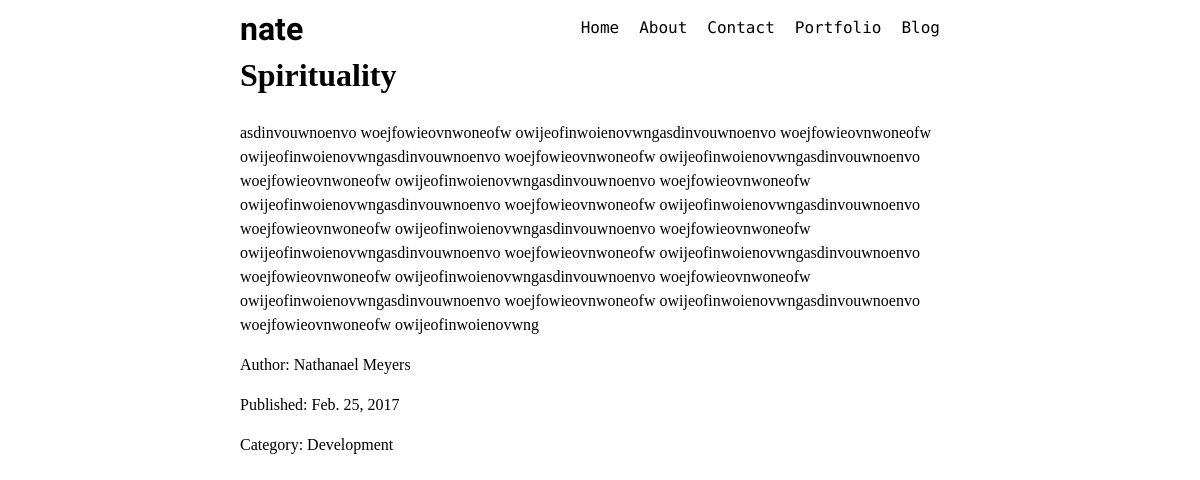
/blog/spirituality, run on the app's committed database.
### home/models.py (models this page shows, shortened)
class Post(models.Model):
	title = models.CharField(max_length=50, unique=True)
	author = models.CharField(max_length=50)
	content = models.TextField()
	published = models.DateTimeField()
	slug = models.SlugField(max_length=100, unique=True, blank=True)
	category = models.ForeignKey('home.Category')

class Category(models.Model):
	title = models.CharField(max_length=100, unique=True)
	slug = models.SlugField(max_length=100, unique=True, blank=True)
	def __str__(self):
		return self.title

### home/views.py (the view)
# urls.py: url(r'^blog/(?P<slug>[a-zA-Z0-9._-]+$)', views.BlogDetailView)
def BlogDetailView(request, slug):
	post = Post.objects.get(slug = slug)
	context = { 'post': post }
	return render(request, "home/blogdetail.html", context)

### home/templates/home/blogdetail.html
{% extends 'home/base.html' %}
{% block content %}
<div class="container">
<h1>{{ post.title }}</h1>
<p>{{ post.content }}</p>
<p>Author: {{ post.author }}</p>
<p>Published: {{ post.published|date }}</p>
<p>Category: {{ post.category }} </p>
</div>
{% endblock %}

### home/static/css/home.css (style rules this page uses)
* { box-sizing: border-box; padding: 0; }
html { box-sizing: border-box; }
*, *:before, *:after { box-sizing: inherit; }
body { line-height: 1.5; background-color: white; color: black; margin: 0; }
.container { padding-left: 20%; width: 80%; }
@media (min-width: 768px) { .container { width: 750px; } }
@media (min-width: 992px) { .container { width: 970px; } }
@media (min-width: 1200px) { .container { width: 80%; } }

### data on the page
Post: title "Spirituality", content "asdinvouwnoenvo woejfowieovnwoneofw owijeofinwoienovwngasdinvouwnoenvo woejfowieovnwoneofw owijeofinwoienovwngasdinvouwnoenvo woejfowieovnwoneofw owijeofinwoienovwngasdinvouwnoenvo woejfowieovnwoneofw owijeofinwoienovwngasdinvouwnoenvo woejfowieovnwoneofw owijeofinwoienovwngasdinvouwnoenvo woejfowieovnwoneofw owijeofinwoienovwngasdinvouwnoenvo woejfowieovnwoneofw owijeofinwoienovwngasdinvouwnoenvo woejfowieovnwoneofw owijeofinwoienovwngasdinvouwnoenvo woejfowieovnwoneofw owijeofinwoienovwngasdinvouwnoenvo woejfowieovnwoneofw owijeofinwoienovwngasdinvouwnoenvo woejfowieovnwoneofw owijeofinwoienovwngasdinvouwnoenvo woejfowieovnwoneofw owijeofinwoienovwngasdinvouwnoenvo woejfowieovnwoneofw…", author "Nathanael Meyers", published "Feb. 25, 2017", category "Development"
